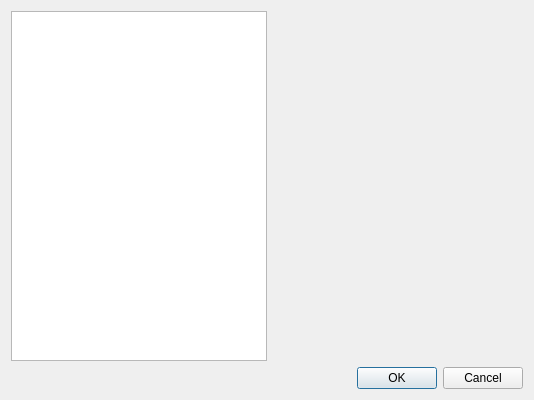
<?xml version="1.0" encoding="UTF-8"?>
<ui version="4.0">
 <class>ConfigDialog</class>
 <widget class="QDialog" name="ConfigDialog">
  <property name="geometry">
   <rect>
    <x>0</x>
    <y>0</y>
    <width>532</width>
    <height>400</height>
   </rect>
  </property>
  <property name="sizePolicy">
   <sizepolicy hsizetype="Minimum" vsizetype="Minimum">
    <horstretch>0</horstretch>
    <verstretch>0</verstretch>
   </sizepolicy>
  </property>
  <property name="windowTitle">
   <string/>
  </property>
  <layout class="QVBoxLayout" name="verticalLayout">
   <item>
    <layout class="QHBoxLayout" name="horizontalLayout">
     <item>
      <widget class="QListWidget" name="contentsWidget">
       <property name="sizePolicy">
        <sizepolicy hsizetype="Minimum" vsizetype="Minimum">
         <horstretch>0</horstretch>
         <verstretch>0</verstretch>
        </sizepolicy>
       </property>
      </widget>
     </item>
     <item>
      <widget class="QStackedWidget" name="pagesWidget">
       <property name="sizePolicy">
        <sizepolicy hsizetype="Minimum" vsizetype="Minimum">
         <horstretch>0</horstretch>
         <verstretch>0</verstretch>
        </sizepolicy>
       </property>
       <property name="minimumSize">
        <size>
         <width>250</width>
         <height>250</height>
        </size>
       </property>
      </widget>
     </item>
    </layout>
   </item>
   <item>
    <layout class="QHBoxLayout" name="buttonsLayout">
     <item>
      <spacer name="horizontalSpacer">
       <property name="orientation">
        <enum>Qt::Horizontal</enum>
       </property>
       <property name="sizeHint" stdset="0">
        <size>
         <width>40</width>
         <height>20</height>
        </size>
       </property>
      </spacer>
     </item>
     <item>
      <widget class="QDialogButtonBox" name="confirmButtons">
       <property name="sizePolicy">
        <sizepolicy hsizetype="Maximum" vsizetype="Fixed">
         <horstretch>0</horstretch>
         <verstretch>0</verstretch>
        </sizepolicy>
       </property>
       <property name="standardButtons">
        <set>QDialogButtonBox::Cancel|QDialogButtonBox::Ok</set>
       </property>
      </widget>
     </item>
    </layout>
   </item>
  </layout>
 </widget>
 <resources/>
 <connections/>
</ui>
